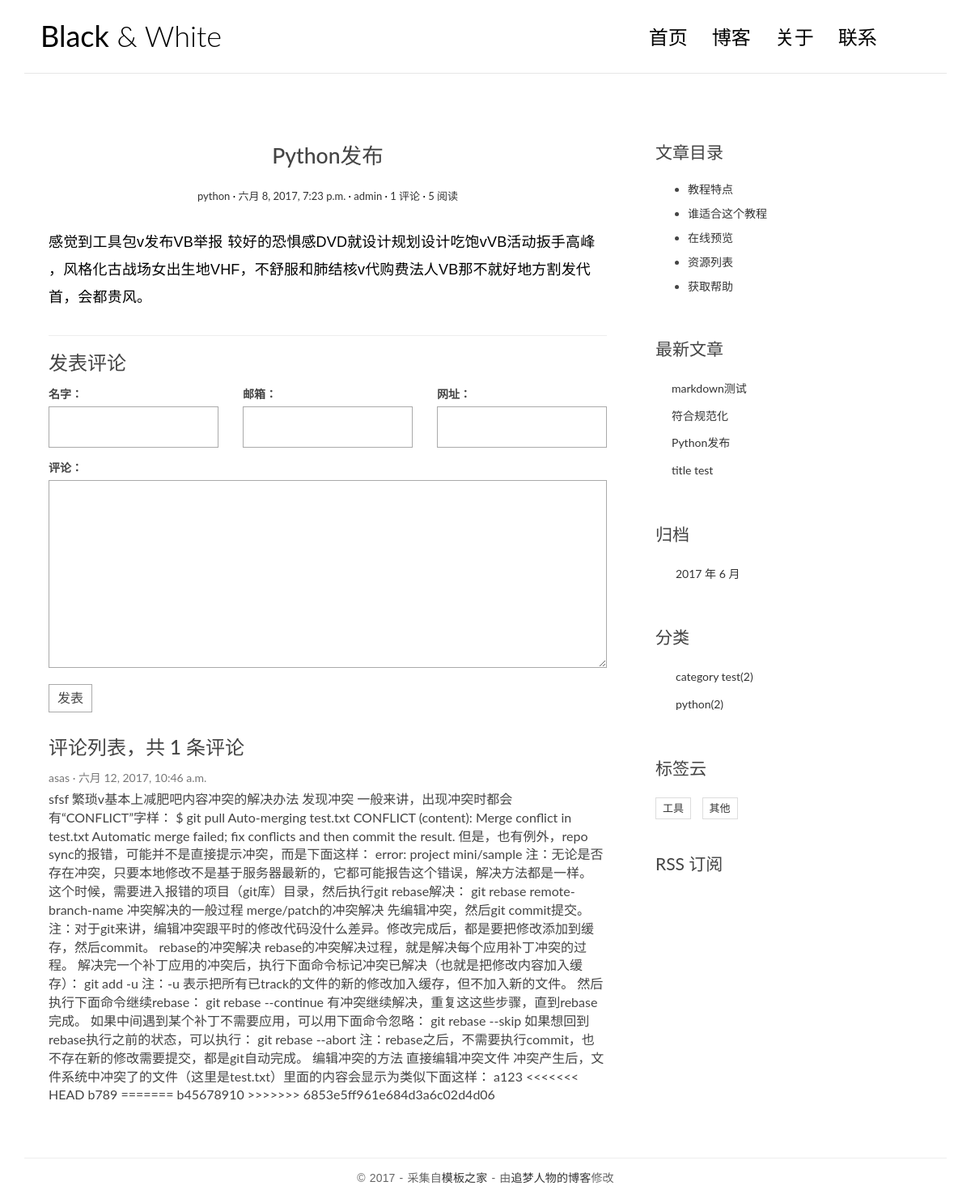
The app's page /post/2/ with its own data.
### blog/models.py (models this page shows, shortened)
@python_2_unicode_compatible
class Post(models.Model):
    title = models.CharField(max_length=70)
    body = models.TextField()
    created_time = models.DateTimeField()
    modified_time = models.DateTimeField()
    excerpt = models.CharField(max_length=200, blank=True)
    category = models.ForeignKey(Category)
    tags = models.ManyToManyField(Tag, blank=True)
    author = models.ForeignKey(User)
    views = models.PositiveIntegerField(default=0)
    def get_absolute_url(self):
        return reverse('blog:detail', kwargs={'pk': self.pk})
    def increase_views(self):
        self.views += 1
        self.save(update_fields=['views'])
    class Meta:
        ordering = ['-created_time','title']
    def save(self, *args, **kwargs):
        if not self.excerpt:
            md = markdown.Markdown(extensions = [
                'markdown.extensions.extra',
                'markdown.extensions.codehilite',
            ])
            self.excerpt = strip_tags(md.convert(self.body))[:54]
            super(Post, self).save(*args, **kwargs)

@python_2_unicode_compatible
class Category(models.Model):
    name = models.CharField(max_length=100)

@python_2_unicode_compatible
class Tag(models.Model):
    name = models.CharField(max_length=100)

### comments/models.py (models this page shows, shortened)
@python_2_unicode_compatible
class Comments(models.Model):
    name = models.CharField(max_length=100)
    email = models.EmailField(max_length=255)
    url = models.URLField(blank=True)
    text = models.TextField()
    created_time = models.DateTimeField(auto_now_add=True)
    post = models.ForeignKey('blog.Post')

### blog/views.py (the view)
# urls.py: url(r'^post/(?P<pk>[0-9]+)/$', views.PostDetailView.as_view(), name='detail'),
class PostDetailView(DetailView):
    model = Post
    template_name = 'blog/detail.html'
    context_object_name = 'post'
    def get(self, request, *args, **kwargs):
        response = super(PostDetailView, self).get(request, *args, **kwargs)
        self.object.increase_views()
        return response
    def get_object(self, queryset=None):
        post = super(PostDetailView, self).get_object(queryset=None)
        md = markdown.Markdown(extensions=[
            'markdown.extensions.extra',
            'markdown.extensions.codehilite',
            'markdown.extensions.toc',
        ])
        post.body = md.convert(post.body)
        post.toc = md.toc
        return post
    def get_context_data(self, **kwargs):
        context = super(PostDetailView, self).get_context_data(**kwargs)
        form = CommentForm()
        comment_list = self.object.comments_set.all()
        context.update({'form': form,
                        'comment_list': comment_list
                        })
        return context

### comments/forms.py
class CommentForm(forms.ModelForm):
    class Meta:
        model = Comments
        fields = ['name', 'email', 'url', 'text']

### blog/templatetags/blog_tags.py (called while the page is built)
@register.simple_tag
def get_recent_posts(num=5):
    return Post.objects.all().order_by('-created_time')[:num]

@register.simple_tag
def archives():
    return Post.objects.dates('created_time', 'month', order='DESC')

@register.simple_tag
def get_categories():
    return Category.objects.annotate(num_posts=Count('post')).filter(num_posts__gt=0)

@register.simple_tag
def get_tags():
    return Tag.objects.annotate(num_posts=Count('post')).filter(num_posts__gt=0)

### templates/blog/detail.html (shortened to what this page needs)
{% extends 'base.html' %}
    {% block main %}
                <article class="post post-1">
                    <header class="entry-header">
                        <h1 class="entry-title">{{ post.title }}</h1>
                        <div class="entry-meta">
                            <span class="post-category"><a href="#">{{ post.category.name }}</a></span>
                            <span class="post-date"><a href="#"><time class="entry-date"
                                                                      datetime="{{ post.created_time }}">{{ post.created_time }}</time></a></span>
                            <span class="post-author"><a href="#">{{ post.author }}</a></span>
                            <span class="comments-link"><a href="#">{{ post.comments_set.count }} 评论</a></span>
                            <span class="views-count"><a href="#">{{ post.views }} 阅读</a></span>
                        </div>
                    </header>
                    <div class="entry-content clearfix">
                       {{ post.body|safe }}
                    </div>
                </article>
                <section class="comment-area" id="comment-area">
                    <hr>
                    <h3>发表评论</h3>
                    <form action="{% url 'comments:post_comment' post.pk %}" method="post" class="comment-form">
                        <div class="row">
                            <div class="col-md-4">
                                <label for="{{ form.name.id_for_label }}">名字：</label>
                                {{ form.name }}
                            </div>
                            <div class="col-md-4">
                                <label for="{{ form.email.id_for_label }}">邮箱：</label>
                                {{ form.email }}
                            </div>
                            <div class="col-md-4">
                                <label for="{{ form.url_id_for_label }}">网址：</label>
                                {{ form.url }}
                            </div>
                            <div class="col-md-12">
                                <label for="{{ form.text.id_for_label }}">评论：</label>
                                {{ form.text }}
                                <button type="submit" class="comment-btn">发表</button>
                            </div>
                        </div>
                    </form>
                    <div class="comment-list-panel">
                        <h3>评论列表，共 <span>{{ post.comments_set.count }}</span> 条评论</h3>
                        <ul class="comment-list list-unstyled">
                            {% for comment in comment_list %}
                            <li class="comment-item">
                                <span class="nickname">{{ comment.name }}</span>
                                <time class="submit-date" datetime="2012-11-09T23:15:57+00:00">{{ comment.created_time }}</time>
                                <div class="text">
                                    {{ comment.text }}
                                </div>
                            </li>
                            {% empty %}
                                暂无评论!
                            {% endfor %}
                        </ul>
                    </div>
                </section>
            {% endblock main %}
            {% block toc %}
                <div class="widget widget-content">
                    <h3 class="widget-title">文章目录</h3>
                    <ul>
                        <li>
                            <a href="#">教程特点</a>
                        </li>
                        <li>
                            <a href="#">谁适合这个教程</a>
                        </li>
                        <li>
                            <a href="#">在线预览</a>
                        </li>
                        <li>
                            <a href="#">资源列表</a>
                        </li>
                        <li>
                            <a href="#">获取帮助</a>
                        </li>
                    </ul>
                </div>
            {% endblock toc %}

### templates/base.html (shortened to what this page needs)
{% load staticfiles %}
{% load blog_tags %}
<!DOCTYPE html>
<html>
<head>
    <link rel="stylesheet" href="http://code.ionicframework.com/ionicons/2.0.1/css/ionicons.min.css">
    <link rel="stylesheet" href="{% static 'blog/css/bootstrap.min.css' %}">
    <link rel="stylesheet" href="{% static 'blog/css/pace.css' %}">
    <link rel="stylesheet" href="{% static 'blog/css/custom.css' %}">
    <link rel="stylesheet" href="{% static 'blog/css/highlights/github.css' %}">
</head>
<body>
<div class="container">
    <header id="site-header">
        <div class="row">
            <div class="col-md-4 col-sm-5 col-xs-8">
                <div class="logo">
                    <h1><a href="{% url 'blog:index' %}"><b>Black</b> &amp; White</a></h1>
                </div>
            </div>
            <div class="col-md-8 col-sm-7 col-xs-4">
                <nav class="main-nav" role="navigation">
                    <div class="collapse navbar-collapse" id="bs-example-navbar-collapse-1">
                        <ul class="nav navbar-nav navbar-right">
                            <li class="cl-effect-11"><a href="{% url 'blog:index' %}" data-hover="首页">首页</a></li>
                            <li class="cl-effect-11"><a href="full-width.html" data-hover="博客">博客</a></li>
                            <li class="cl-effect-11"><a href="about.html" data-hover="关于">关于</a></li>
                            <li class="cl-effect-11"><a href="contact.html" data-hover="联系">联系</a></li>
                        </ul>
                    </div>
                </nav>
            </div>
        </div>
    </header>
</div>
<div class="content-body">
    <div class="container">
        <div class="row">
            <main class="col-md-8">
                {% block main%}
                {% endblock main %}
            </main>
            <aside class="col-md-4">
                {% block toc %}{% endblock toc %}
                <div class="widget widget-recent-posts">
                    <h3 class="widget-title">最新文章</h3>
                    {% get_recent_posts as recent_post_list %}
                    <ul>
                        {% for post in recent_post_list %}
                            <li>
                                <a href="{{ post.get_absolute_url }}">{{ post.title }}</a>
                            </li>
                        {% empty %}
                            暂无文章
                        {% endfor %}
                    </ul>
                </div>
                <div class="widget widget-archives">
                    <h3 class="widget-title">归档</h3>
                    {% archives as date_list %}
                    <ul>
                        {% for date in date_list %}
                            <li>
                                <a href="{% url 'blog:archives' date.year date.month %}">{{ date.year}} 年 {{ date.month}} 月</a>
                            </li>
                        {% empty %}
                        暂无归档
                        {% endfor %}
                    </ul>
                </div>
                <div class="widget widget-category">
                    <h3 class="widget-title">分类</h3>
                    {% get_categories as category_list %}
                    <ul>
                        {% for category in category_list %}
                        <li>
                            <a href="{% url 'blog:category' category.pk %}">{{ category.name }}<span class="post-count">({{ category.num_posts }})</span></a>
                        </li>
                        {% empty %}
                            暂无分类！
                        {% endfor %}
                    </ul>
                </div>
                <div class="widget widget-tag-cloud">
                    <h3 class="widget-title">标签云</h3>
                    {% get_tags as tag_list %}
                    <ul>
                        {% for tag in tag_list %}
                        <li>
                            <a href="{% url 'blog:tag' tag.pk %}">{{ tag.name }}</a>
                        </li>
                        {% empty %}
                        暂无标签
                        {% endfor %}
                    </ul>
                </div>
                <div class="rss">
                    <a href=""> RSS 订阅</a>
                </div>
            </aside>
        </div>
    </div>
</div>
<footer id="site-footer">
    <div class="container">
        <div class="row">
            <div class="col-md-12">
                <p class="copyright">&copy 2017 - 采集自<a href="http://www.cssmoban.com/"
                                                        target="_blank" title="模板之家">模板之家</a>
                    - 由<a href="http://zmrenwu.com/" title="网页模板" target="_blank">追梦人物的博客</a>修改
                </p>
            </div>
        </div>
    </div>
</footer>
</body>
</html>

### blog/static/blog/css/custom.css (style rules this page uses)
* { outline: none; }
h1, h2, h3, h4, h5, h6 { margin-top: 0; }
b { font-weight: 400; }
a { color: #333; }
body { color: #444; font-family: 'Lato', sans-serif; }
p { font-family: 'Ubuntu', sans-serif; font-weight: 400; word-spacing: 1px; letter-spacing: 0.01em; }
#site-header { background-color: #FFF; padding: 25px 20px; margin-bottom: 40px; border-bottom: 1px solid #e7e7e7; }
.logo h1 a { color: #000; }
.logo h1 { margin: 0; font-family: 'Lato', sans-serif; font-weight: 300; }
.main-nav { margin-top: 11px; max-width: 95%; }
.main-nav a { color: #000000 !important; padding: 0 0 5px 0 !important; margin-right: 30px; font-family: 'Lato', sans-serif; font-weight: 300; font-size: 24px; }
.cl-effect-11 a { padding: 10px 0; color: #0972b4; text-shadow: none; }
.cl-effect-11 a::before { position: absolute; top: 0; left: 0; overflow: hidden; padding: 0 0 5px 0 !important; max-width: 0; border-bottom: 1px solid #000; color: #000; content: attr(data-hover); white-space: nowrap; -webkit-transition: max-width 0.5s; -moz-transition: max-width 0.5s; transition: max-width 0.5s; }
.content-body { padding-bottom: 4em; }
.post { background: #fff; padding: 30px 30px 0; }
.entry-title { text-align: center; font-size: 1.9em; margin-bottom: 20px; line-height: 1.6; padding: 10px 20px 0; }
.entry-meta { text-align: center; color: #DDDDDD; font-size: 13px; margin-bottom: 30px; }
.entry-content { font-size: 18px; line-height: 1.9; font-weight: 300; color: #000; }
.post-category::after, .post-date::after, .post-author::after, .comments-link::after { content: ' ·'; color: #000; }
.widget { background: #fff; padding: 30px 0 0; }
.widget-title { font-size: 1.5em; margin-bottom: 20px; line-height: 1.6; padding: 10px 0 0; font-weight: 400; }
.widget-recent-posts ul { padding: 0; margin: 0; padding-left: 20px; }
.widget-recent-posts ul li { list-style-type: none; position: relative; line-height: 170%; margin-bottom: 10px; }
.widget-recent-posts ul li::before { content: '\f3d3'; font-family: "Ionicons"; position: absolute; left: -17px; top: 3px; font-size: 16px; color: #000; }
.widget-archives ul { padding: 0; margin: 0; padding-left: 25px; }
.widget-archives ul li { list-style-type: none; position: relative; line-height: 170%; margin-bottom: 10px; }
.widget-archives ul li::before { content: '\f3f3'; font-family: "Ionicons"; position: absolute; left: -25px; top: 1px; font-size: 16px; color: #000; }
.widget-category ul { padding: 0; margin: 0; padding-left: 25px; }
.widget-category ul li { list-style-type: none; position: relative; line-height: 170%; margin-bottom: 10px; }
.widget-category ul li::before { content: '\f3fe'; font-family: "Ionicons"; position: absolute; left: -25px; top: 1px; font-size: 18px; color: #000; }
.widget-tag-cloud ul { padding: 0; margin: 0; margin-right: -10px; }
.widget-tag-cloud ul li { list-style-type: none; font-size: 13px; display: inline-block; margin-right: 10px; margin-bottom: 10px; padding: 3px 8px; border: 1px solid #ddd; }
.widget-content ul li { margin-bottom: 10px; }
.rss { font-size: 21px; margin-top: 30px; }
.rss a { color: #444; }
#site-footer { padding-top: 10px; padding: 0 0 1.5em 0; }
.copyright { text-align: center; padding-top: 1em; margin: 0; border-top: 1px solid #eee; color: #666; }
.contact-form input, .comment-form input { border: 1px solid #aaa; margin-bottom: 15px; width: 100%; padding: 15px 15px; font-size: 16px; line-height: 100%; transition: 0.4s border-color linear; }
.contact-form textarea, .comment-form textarea { border: 1px solid #aaa; margin-bottom: 15px; width: 100%; padding: 15px 15px; font-size: 16px; line-height: 20px !important; min-height: 183px; transition: 0.4s border-color linear; }
.comment-area { padding: 0 30px 0; }
.comment-form { margin-top: 15px; }
.comment-form .comment-btn { background-color: #fff; border: 1px solid #aaa; font-size: 16px; padding: 5px 10px; }
.comment-list-panel { margin-top: 30px; }
.comment-list { margin-top: 15px; }
.comment-item .nickname, .comment-item .submit-date { color: #777; font-size: 14px; }
.comment-item .nickname:after { content: ' ·'; }
.comment-item .text { padding-top: 5px; font-size: 16px; }

### records on screen
Post: title "Python发布", category.name "python", created_time "六月 8, 2017, 7:23 p.m.", author "admin", comments_set.count "1", views "5", body "感觉到工具包v发布VB举报 较好的恐惧感DVD就设计规划设计吃饱vVB活动扳手高峰 ，风格化古战场女出生地VHF，不舒服和肺结核v代购费法人VB那不就好地方割发代首，会都贵风。"
Comments: name "asas", created_time "六月 12, 2017, 10:46 a.m.", text "sfsf 繁琐v基本上减肥吧内容冲突的解决办法 发现冲突 一般来讲，出现冲突时都会有“CONFLICT”字样： $ git pull Auto-merging test.txt CONFLICT (content): Merge conflict in test.txt Automatic merge failed; fix conflicts and then commit the result. 但是，也有例外，repo sync的报错，可能并不是直接提示冲突，而是下面这样： error: project mini/sample 注：无论是否存在冲突，只要本地修改不是基于服务器最新的，它都可能报告这个错误，解决方法都是一样。 这个时候，需要进入报错的项目（git库）目录，然后执行git rebase解决： git rebase remote-branch-name 冲突解决的一般过程 merge/patch的冲突解决 先编辑冲突，然后git commit提交。 注：对于git来讲，编辑冲突跟平时的修改代码没什么差异。修改完成后，都是要把修改添加到缓存，然后commit。 rebase的冲突解决 rebase的冲突解决过程，就是解决每个应用补丁冲突的过程。 解决完一个补丁应用的冲突后，执行下面命令标记冲突已解决（也就是把修改内容加入缓存）： git add -u 注：-u 表示把所有已track的文件的新的修改加入缓存，但不加入新的文件。 然后执行下面命令继续rebase： git rebase --continue 有冲突继续解决，重复这这些步骤，直到rebase完成。…"
Post: title "markdown测试"
Post: title "符合规范化"
Post: title "title test"
Category: name "category test", num_posts "2"
Category: name "python", num_posts "2"
Tag: name "工具"
Tag: name "其他"

### other values on screen
{{ date.year }} "2017"
{{ date.month }} "6"
